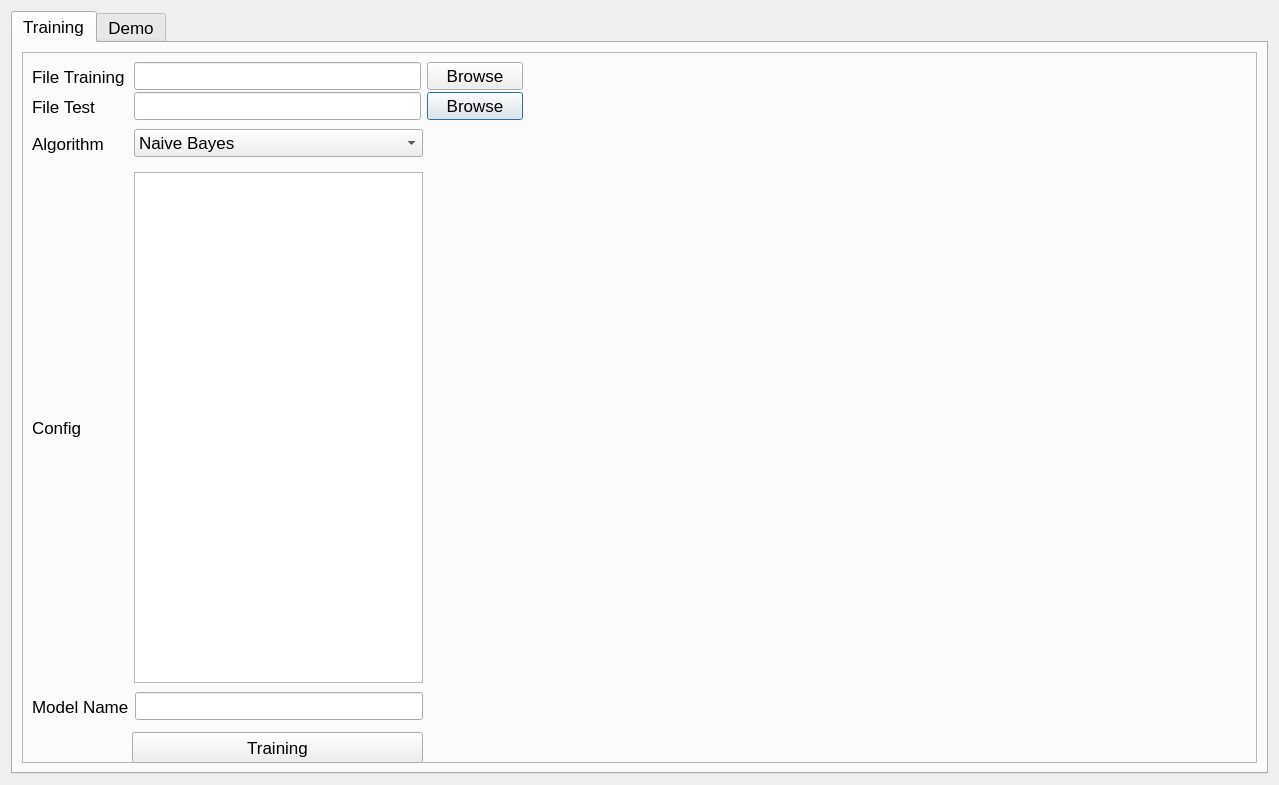
<?xml version="1.0" encoding="UTF-8"?>
<ui version="4.0">
 <class>Dialog</class>
 <widget class="QDialog" name="Dialog">
  <property name="geometry">
   <rect>
    <x>0</x>
    <y>0</y>
    <width>1279</width>
    <height>785</height>
   </rect>
  </property>
  <property name="font">
   <font>
    <family>Arial</family>
    <pointsize>13</pointsize>
   </font>
  </property>
  <property name="windowTitle">
   <string>Dialog</string>
  </property>
  <layout class="QVBoxLayout" name="verticalLayout">
   <item>
    <widget class="QTabWidget" name="tabWidget">
     <property name="currentIndex">
      <number>0</number>
     </property>
     <widget class="QWidget" name="tab_training">
      <attribute name="title">
       <string>Training</string>
      </attribute>
      <layout class="QHBoxLayout" name="horizontalLayout_2">
       <item>
        <widget class="QFrame" name="frame">
         <property name="frameShape">
          <enum>QFrame::StyledPanel</enum>
         </property>
         <property name="frameShadow">
          <enum>QFrame::Raised</enum>
         </property>
         <widget class="QWidget" name="layoutWidget">
          <property name="geometry">
           <rect>
            <x>10</x>
            <y>40</y>
            <width>491</width>
            <height>29</height>
           </rect>
          </property>
          <layout class="QHBoxLayout" name="horizontalLayout_4" stretch="1,3,1">
           <item>
            <widget class="QLabel" name="label_4">
             <property name="font">
              <font>
               <family>Arial</family>
               <pointsize>13</pointsize>
              </font>
             </property>
             <property name="text">
              <string>File Test</string>
             </property>
            </widget>
           </item>
           <item>
            <widget class="QLineEdit" name="ip_test_path">
             <property name="font">
              <font>
               <family>Arial</family>
               <pointsize>13</pointsize>
              </font>
             </property>
            </widget>
           </item>
           <item>
            <widget class="QPushButton" name="btn_import_test">
             <property name="font">
              <font>
               <family>Arial</family>
               <pointsize>13</pointsize>
              </font>
             </property>
             <property name="text">
              <string>Browse</string>
             </property>
            </widget>
           </item>
          </layout>
         </widget>
         <widget class="QWidget" name="layoutWidget_5">
          <property name="geometry">
           <rect>
            <x>10</x>
            <y>640</y>
            <width>391</width>
            <height>29</height>
           </rect>
          </property>
          <layout class="QHBoxLayout" name="horizontalLayout_9" stretch="1,3">
           <item>
            <widget class="QLabel" name="label_9">
             <property name="font">
              <font>
               <family>Arial</family>
               <pointsize>13</pointsize>
              </font>
             </property>
             <property name="text">
              <string>Model Name</string>
             </property>
            </widget>
           </item>
           <item>
            <widget class="QLineEdit" name="ip_model_name">
             <property name="font">
              <font>
               <family>Arial</family>
               <pointsize>13</pointsize>
              </font>
             </property>
            </widget>
           </item>
          </layout>
         </widget>
         <widget class="QPushButton" name="btn_training">
          <property name="geometry">
           <rect>
            <x>110</x>
            <y>680</y>
            <width>291</width>
            <height>31</height>
           </rect>
          </property>
          <property name="text">
           <string>Training</string>
          </property>
         </widget>
         <widget class="QWidget" name="layoutWidget">
          <property name="geometry">
           <rect>
            <x>10</x>
            <y>10</y>
            <width>491</width>
            <height>29</height>
           </rect>
          </property>
          <layout class="QHBoxLayout" name="horizontalLayout" stretch="1,3,1">
           <item>
            <widget class="QLabel" name="label">
             <property name="font">
              <font>
               <family>Arial</family>
               <pointsize>13</pointsize>
              </font>
             </property>
             <property name="text">
              <string>File Training</string>
             </property>
            </widget>
           </item>
           <item>
            <widget class="QLineEdit" name="ip_train_path">
             <property name="font">
              <font>
               <family>Arial</family>
               <pointsize>13</pointsize>
              </font>
             </property>
            </widget>
           </item>
           <item>
            <widget class="QPushButton" name="btn_import_train">
             <property name="font">
              <font>
               <family>Arial</family>
               <pointsize>13</pointsize>
              </font>
             </property>
             <property name="text">
              <string>Browse</string>
             </property>
            </widget>
           </item>
          </layout>
         </widget>
         <widget class="QWidget" name="layoutWidget">
          <property name="geometry">
           <rect>
            <x>10</x>
            <y>76</y>
            <width>391</width>
            <height>31</height>
           </rect>
          </property>
          <layout class="QHBoxLayout" name="horizontalLayout_5" stretch="1,3">
           <item>
            <widget class="QLabel" name="label_5">
             <property name="text">
              <string>Algorithm</string>
             </property>
            </widget>
           </item>
           <item>
            <widget class="QComboBox" name="cb_algorithm">
             <item>
              <property name="text">
               <string>Naive Bayes</string>
              </property>
             </item>
             <item>
              <property name="text">
               <string>SVM</string>
              </property>
             </item>
            </widget>
           </item>
          </layout>
         </widget>
         <widget class="QWidget" name="layoutWidget">
          <property name="geometry">
           <rect>
            <x>10</x>
            <y>120</y>
            <width>391</width>
            <height>511</height>
           </rect>
          </property>
          <layout class="QHBoxLayout" name="horizontalLayout_10" stretch="1,3">
           <item>
            <widget class="QLabel" name="label_10">
             <property name="text">
              <string>Config</string>
             </property>
            </widget>
           </item>
           <item>
            <widget class="QTextBrowser" name="txt_config"/>
           </item>
          </layout>
         </widget>
        </widget>
       </item>
      </layout>
     </widget>
     <widget class="QWidget" name="tab_demo">
      <attribute name="title">
       <string>Demo</string>
      </attribute>
     </widget>
    </widget>
   </item>
  </layout>
 </widget>
 <resources/>
 <connections/>
</ui>
